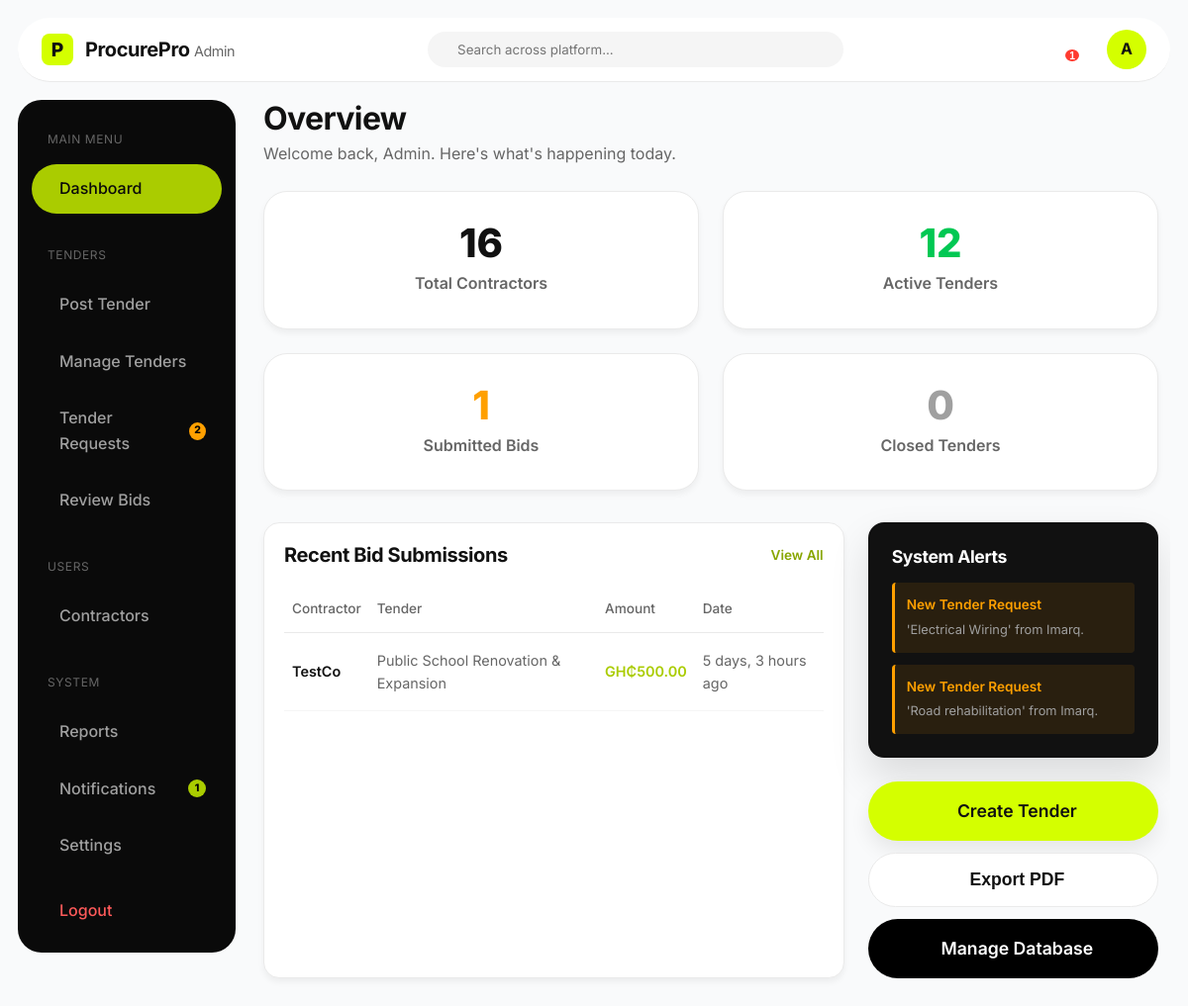
The page /admin-dashboard/ (signed in) on the database its author committed.
### procurement/models.py (models this page shows, shortened)
class Bid(models.Model):
    class Status(models.TextChoices):
        SUBMITTED = 'SUBMITTED', _('Submitted')
        UNDER_REVIEW = 'UNDER_REVIEW', _('Under Review')
        ACCEPTED = 'ACCEPTED', _('Accepted')
        REJECTED = 'REJECTED', _('Rejected')
    tender = models.ForeignKey(Tender, on_delete=models.CASCADE, related_name='bids')
    contractor = models.ForeignKey(ContractorProfile, on_delete=models.CASCADE, related_name='bids')
    amount = models.DecimalField(max_digits=15, decimal_places=2)
    duration = models.CharField(max_length=100) # e.g., '6 Months'
    proposal_text = models.TextField()
    status = models.CharField(max_length=20, choices=Status.choices, default=Status.SUBMITTED)
    submitted_at = models.DateTimeField(auto_now_add=True)

class ContractorProfile(models.Model):
    class Status(models.TextChoices):
        PENDING = 'PENDING', _('Pending')
        APPROVED = 'APPROVED', _('Approved')
        SUSPENDED = 'SUSPENDED', _('Suspended')
    user = models.OneToOneField(User, on_delete=models.CASCADE, related_name='contractor_profile')
    company_name = models.CharField(max_length=255)
    license_number = models.CharField(max_length=100, unique=True, null=True, blank=True)
    phone = models.CharField(max_length=20, null=True, blank=True)
    address = models.TextField(null=True, blank=True)
    specialization = models.CharField(max_length=100, null=True, blank=True)
    experience_years = models.PositiveIntegerField(null=True, blank=True)
    status = models.CharField(max_length=20, choices=Status.choices, default=Status.PENDING)

class Tender(models.Model):
    class Status(models.TextChoices):
        OPEN = 'OPEN', _('Open')
        CLOSED = 'CLOSED', _('Closed')
        DRAFT = 'DRAFT', _('Draft')
    class Category(models.TextChoices):
        CONSTRUCTION = 'CONSTRUCTION', _('Construction')
        INFRASTRUCTURE = 'INFRASTRUCTURE', _('Infrastructure')
        ELECTRICAL = 'ELECTRICAL', _('Electrical/Energy')
        PLUMBING = 'PLUMBING', _('Plumbing')
        OTHER = 'OTHER', _('Other')
    admin = models.ForeignKey(AdminProfile, on_delete=models.SET_NULL, null=True, related_name='tenders_posted')
    title = models.CharField(max_length=255)
    description = models.TextField()
    location = models.CharField(max_length=255)
    budget_min = models.DecimalField(max_length=15, decimal_places=2, max_digits=15, null=True, blank=True)
    budget_max = models.DecimalField(max_length=15, decimal_places=2, max_digits=15, null=True, blank=True)
    category = models.CharField(max_length=50, choices=Category.choices)
    deadline = models.DateTimeField()
    status = models.CharField(max_length=20, choices=Status.choices, default=Status.DRAFT)
    created_at = models.DateTimeField(auto_now_add=True)
    updated_at = models.DateTimeField(auto_now=True)

class TenderRequest(models.Model):
    class Status(models.TextChoices):
        PENDING = 'PENDING', _('Pending')
        APPROVED = 'APPROVED', _('Approved')
        DECLINED = 'DECLINED', _('Declined')
    name = models.CharField(max_length=255)
    email = models.EmailField()
    tender_title = models.CharField(max_length=255)
    description = models.TextField()
    document = models.FileField(upload_to='tender_requests/', null=True, blank=True)
    created_at = models.DateTimeField(auto_now_add=True)
    is_processed = models.BooleanField(default=False)
    status = models.CharField(max_length=20, choices=Status.choices, default=Status.PENDING)

### procurement/views.py (the view)
# urls.py: path('admin-dashboard/', views.admin_dashboard_view, name='admin_dashboard'),
@login_required
def admin_dashboard_view(request):
    if not request.user.is_admin():
        return redirect('dashboard')
    context = {
        'stats': {
            'total_contractors': ContractorProfile.objects.count(),
            'active_tenders': Tender.objects.filter(status=Tender.Status.OPEN).count(),
            'submitted_bids': Bid.objects.count(),
            'closed_tenders': Tender.objects.filter(status=Tender.Status.CLOSED).count(),
        },
        'recent_bids': Bid.objects.all().order_by('-submitted_at')[:5],
        'tender_requests': TenderRequest.objects.filter(is_processed=False).order_by('-created_at')[:3]
    }
    return render(request, 'procurement/admin_dashboard.html', context)

### procurement/models.py (called while the page is built)
    def is_admin(self):
        return self.role == self.Role.ADMIN and (self.is_staff or self.is_superuser)

### templates/procurement/admin_dashboard.html (shortened to what this page needs)
{% load static %}
<!DOCTYPE html>
<html lang="en">
<head>
    <link rel="stylesheet" href="{% static 'css/styles.css' %}">
</head>
<body class="dashboard-body admin-mode">
    <nav class="dash-top-nav admin-top-nav">
        <a href="{% url "home" %}" class="logo dash-logo">
            <div class="logo-icon">P</div>
            <span class="logo-text admin-logo-text">ProcurePro <span style="font-weight: 400; color: var(--text-muted); font-size: 0.9rem;">Admin</span></span>
        </a>
        <div class="dash-search admin-search">
            <input type="text" placeholder="Search across platform...">
        </div>
        <div class="dash-user-actions">
            {% include 'notif_fragment.html' %}
            <a href="{% url 'settings' %}" class="user-avatar" style="text-decoration: none; display: flex; align-items: center; justify-content: center;" style="background-color: var(--dark-bg); color: white;">A</a>
        </div>
    </nav>
    <div class="dash-layout">
        <aside class="dash-sidebar admin-sidebar">
            <div class="dash-nav">
                <p style="color: var(--text-muted); font-size: 0.75rem; text-transform: uppercase; letter-spacing: 0.05em; margin: 12px 16px 8px;">Main Menu</p>
                <a href="{% url 'admin_dashboard' %}" class="dash-nav-item admin-nav-item active">
                    <span>Dashboard</span>
                </a>
                <p style="color: var(--text-muted); font-size: 0.75rem; text-transform: uppercase; letter-spacing: 0.05em; margin: 24px 16px 8px;">Tenders</p>
                <a href="{% url 'admin_post_tender' %}" class="dash-nav-item admin-nav-item">
                    <span>Post Tender</span>
                </a>
                <a href="{% url 'admin_manage_tenders' %}" class="dash-nav-item admin-nav-item">
                    <span>Manage Tenders</span>
                </a>
                <a href="{% url 'admin_tender_requests' %}" class="dash-nav-item admin-nav-item">
                    <span>Tender Requests</span>
                    {% if pending_requests_count > 0 %}
                    <span style="background: #FFA000; color: #000; border-radius: 50%; width: 18px; height: 18px; font-size: 0.65rem; display: flex; align-items: center; justify-content: center; margin-left: auto; font-weight: 800;">{{ pending_requests_count }}</span>
                    {% endif %}
                </a>
                <a href="{% url 'admin_review_bids' %}" class="dash-nav-item admin-nav-item">
                    <span>Review Bids</span>
                </a>
                <p style="color: var(--text-muted); font-size: 0.75rem; text-transform: uppercase; letter-spacing: 0.05em; margin: 24px 16px 8px;">Users</p>
                <a href="{% url 'admin_contractors' %}" class="dash-nav-item admin-nav-item">
                    <span>Contractors</span>
                </a>
                <p style="color: var(--text-muted); font-size: 0.75rem; text-transform: uppercase; letter-spacing: 0.05em; margin: 24px 16px 8px;">System</p>
                <a href="{% url 'admin_reports' %}" class="dash-nav-item admin-nav-item">
                    <span>Reports</span>
                </a>
                <a href="#" class="dash-nav-item admin-nav-item sidebar-notif-trigger">
                    <span>Notifications</span>
                    {% if unread_notifications_count > 0 %}
                    <span style="background: #AACC00; color: #000; border-radius: 50%; width: 18px; height: 18px; font-size: 0.65rem; display: flex; align-items: center; justify-content: center; margin-left: auto; font-weight: 800;">{{ unread_notifications_count }}</span>
                    {% endif %}
                </a>
                <a href="{% url 'settings' %}" class="dash-nav-item admin-nav-item">
                    <span>Settings</span>
                </a>
            </div>
            <div class="dash-nav mt-4">
                <a href="{% url 'logout' %}" class="dash-nav-item logout">
                    <span>Logout</span>
                </a>
            </div>
        </aside>
        <main class="dash-main">
            <div class="dash-header">
                <h1 style="color: var(--text-main);">Overview</h1>
                <p>Welcome back, Admin. Here's what's happening today.</p>
            </div>
            <div class="dash-stats">
                <div class="stat-card" style="background-color: white; border: 1px solid #EAEAEA; box-shadow: var(--shadow-sm); color: var(--text-main);">
                    <div class="stat-value" style="color: var(--dark-bg);">{{ stats.total_contractors }}</div>
                    <div class="stat-label" style="color: var(--text-muted);">Total Contractors</div>
                </div>
                <div class="stat-card" style="background-color: white; border: 1px solid #EAEAEA; box-shadow: var(--shadow-sm); color: var(--text-main);">
                    <div class="stat-value" style="color: #00C853;">{{ stats.active_tenders }}</div>
                    <div class="stat-label" style="color: var(--text-muted);">Active Tenders</div>
                </div>
                <div class="stat-card" style="background-color: white; border: 1px solid #EAEAEA; box-shadow: var(--shadow-sm); color: var(--text-main);">
                    <div class="stat-value" style="color: #FFA000;">{{ stats.submitted_bids }}</div>
                    <div class="stat-label" style="color: var(--text-muted);">Submitted Bids</div>
                </div>
                <div class="stat-card" style="background-color: white; border: 1px solid #EAEAEA; box-shadow: var(--shadow-sm); color: var(--text-main);">
                    <div class="stat-value" style="color: var(--text-light-muted);">{{ stats.closed_tenders }}</div>
                    <div class="stat-label" style="color: var(--text-muted);">Closed Tenders</div>
                </div>
            </div>
            <div class="dash-content-grid" style="grid-template-columns: 2fr 1fr;">
                <div class="content-card" style="margin-bottom: 0;">
                    <div class="section-header-dash">
                        <h2 style="font-size: 1.25rem; color: var(--text-main);">Recent Bid Submissions</h2>
                        <a href="{% url 'admin_review_bids' %}" style="font-size: 0.85rem; color: #88A600; font-weight: 600; text-decoration: none;">View All</a>
                    </div>
                    <table style="width: 100%; border-collapse: collapse; margin-top: 16px;">
                        <thead>
                            <tr style="border-bottom: 1px solid #EAEAEA; text-align: left; color: var(--text-muted); font-size: 0.85rem;">
                                <th style="padding: 12px 8px; font-weight: 500;">Contractor</th>
                                <th style="padding: 12px 8px; font-weight: 500;">Tender</th>
                                <th style="padding: 12px 8px; font-weight: 500;">Amount</th>
                                <th style="padding: 12px 8px; font-weight: 500;">Date</th>
                            </tr>
                        </thead>
                        <tbody>
                            {% for bid in recent_bids %}
                            <tr style="border-bottom: 1px solid #F5F5F5; font-size: 0.9rem;">
                                <td style="padding: 16px 8px; font-weight: 600;">{{ bid.contractor.company_name }}</td>
                                <td style="padding: 16px 8px; color: var(--text-muted);">{{ bid.tender.title }}</td>
                                <td style="padding: 16px 8px; font-weight: 600; color: #AACC00;">GH₵{{ bid.amount }}</td>
                                <td style="padding: 16px 8px; color: var(--text-muted);">{{ bid.submitted_at|timesince }} ago</td>
                            </tr>
                            {% empty %}
                            <tr>
                                <td colspan="4" style="padding: 20px; text-align: center; color: var(--text-muted);">No bids submitted yet.</td>
                            </tr>
                            {% endfor %}
                        </tbody>
                    </table>
                </div>
                <div style="display: flex; flex-direction: column; gap: 24px;">
                    <div class="sidebar-dark-card" style="padding: 24px; border-radius: var(--radius-lg);">
                        <h2 style="font-size: 1.1rem; margin-bottom: 16px;">System Alerts</h2>
                        <div style="display: flex; flex-direction: column; gap: 12px;">
                            {% for req in tender_requests %}
                            <div style="background-color: rgba(255, 160, 0, 0.1); border-left: 3px solid #FFA000; padding: 12px; border-radius: 4px;">
                                <div style="color: #FFA000; font-size: 0.85rem; font-weight: 600; margin-bottom: 4px;">New Tender Request</div>
                                <div style="color: var(--text-light-muted); font-size: 0.8rem;">'{{ req.tender_title }}' from {{ req.name }}.</div>
                            </div>
                            {% endfor %}
                        </div>
                    </div>
                    <div style="display: flex; gap: 12px; flex-wrap: wrap;">
                        <a href="{% url 'admin_post_tender' %}" class="btn btn-primary" style="flex: 1; padding: 16px; font-size: 1.1rem; display: flex; justify-content: center; gap: 8px; align-items: center; box-shadow: var(--shadow-md); min-width: 200px;">
                             Create Tender
                        </a>
                        <button onclick="window.print()" class="btn btn-outline" style="flex: 1; padding: 16px; font-size: 1.1rem; display: flex; justify-content: center; gap: 8px; align-items: center; background: white; color: var(--text-main); border: 1px solid #EAEAEA; min-width: 200px;">
                             Export PDF
                        </button>
                        <a href="/admin/" target="_blank" class="btn btn-dark" style="flex: 1; padding: 16px; font-size: 1.1rem; display: flex; justify-content: center; gap: 8px; align-items: center; background: #000; color: white; border: none; min-width: 200px; border-radius: 50px;">
                             Manage Database
                        </a>
                    </div>
                </div>
            </div>
        </main>
    </div>
</body>
</html>

### templates/procurement/admin_dashboard.html (style rules this page uses)
.admin-sidebar { background-color: #0A0A0A; }
.admin-nav-item.active { background-color: #AACC00; color: #0A0A0A; }
.admin-top-nav { border-bottom: 1px solid #EAEAEA; background-color: white; box-shadow: none; color: var(--text-main); }
.admin-logo-text { color: var(--text-main); }
.admin-search { background-color: #F5F5F5; }
.admin-search input { color: var(--text-main); }
.dashboard-body.admin-mode { background-color: #F9FAFB; }

### rows shown on the page
Bid: contractor.company_name "TestCo", tender "Public School Renovation & Expansion", amount "500.00", submitted_at "5 days, 3 hours"
TenderRequest: tender_title "Electrical Wiring", name "Imarq"
TenderRequest: tender_title "Road rehabilitation", name "Imarq"

### other values the page prints
{{ unread_notifications_count }} "1"
{{ pending_requests_count }} "2"
{{ stats.total_contractors }} "16"
{{ stats.active_tenders }} "12"
{{ stats.submitted_bids }} "1"
{{ stats.closed_tenders }} "0"
